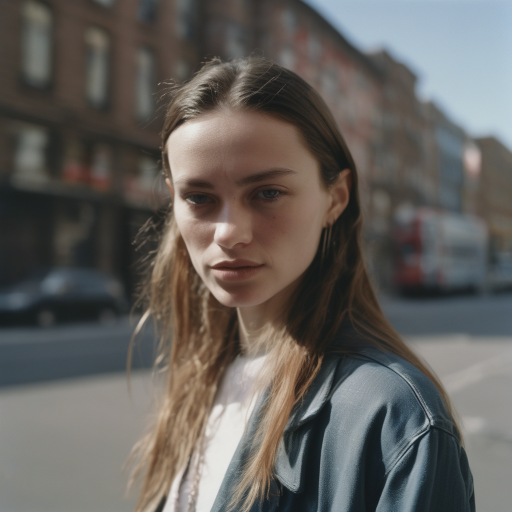
#> input picture sdxl_torch.png, 1024 x 1024 px (shown at 1/2 size)
$ python tools.py
#> lines starting #> are read from the running program, lines starting #| are printed output that depends on the picture; pictures that were not available may be replaced by others from this repository, and a replacement may not be noted
import os
import cv2
from skimage.metrics import structural_similarity as ssim
import cv2
import json

url_root="https://ccssu.github.io/git_pages.io"
# [15 lines of commented-out code are left out]


basic_key="sdxl_deepcache"
basic = "sdxl_torch.png"

print(f'| {basic_key} | PyTorch  | OneDiff| SSIM | ')
print(f'|---|---|---|---|')


if basic is None:
    im1 = cv2.imread(f"{basic_key}_torch.png")
else:
    im1 = cv2.imread(basic)
#> im1 is the input picture: shape (1024, 1024, 3); mean B, G, R 92.6, 96.5, 99.9

im2_lst = [cv2.imread(f"{basic_key}_onediff.png")]
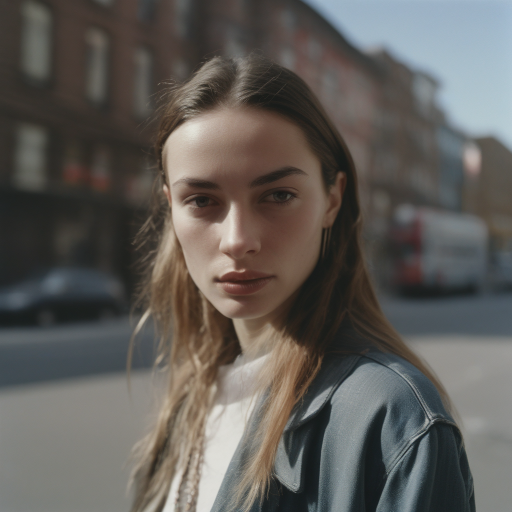
#> input picture sdxl_deepcache_onediff.png, 1024 x 1024 px (shown at 1/2 size)
im2_lst.extend([cv2.imread(f"{basic_key}_{i}.png") for i in range(5)])
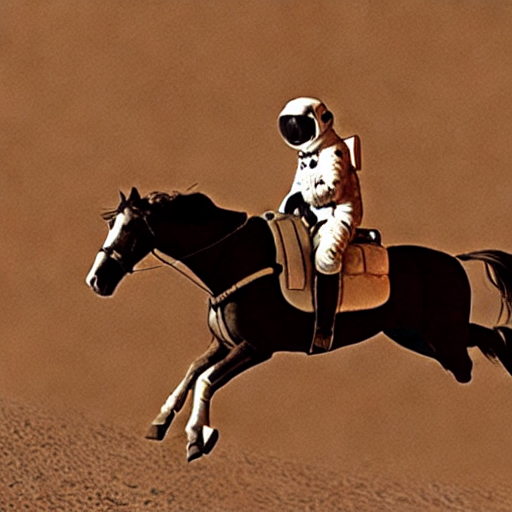
#> input picture astronaut_rides_horse_onediff_quant_7.png, 512 x 512 px, given in place of sdxl_deepcache_0.png, which was not available
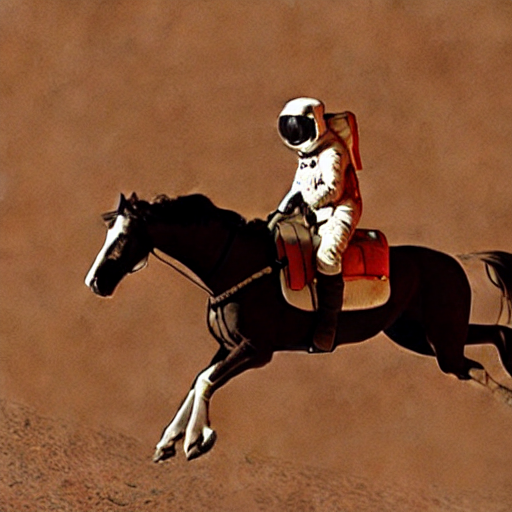
#> input picture sd_v1-5_0.png, 512 x 512 px, given in place of sdxl_deepcache_1.png, which was not available

i = -1
for im2 in im2_lst:
#> (the run stopped early here; a loop or call above may not have finished)
